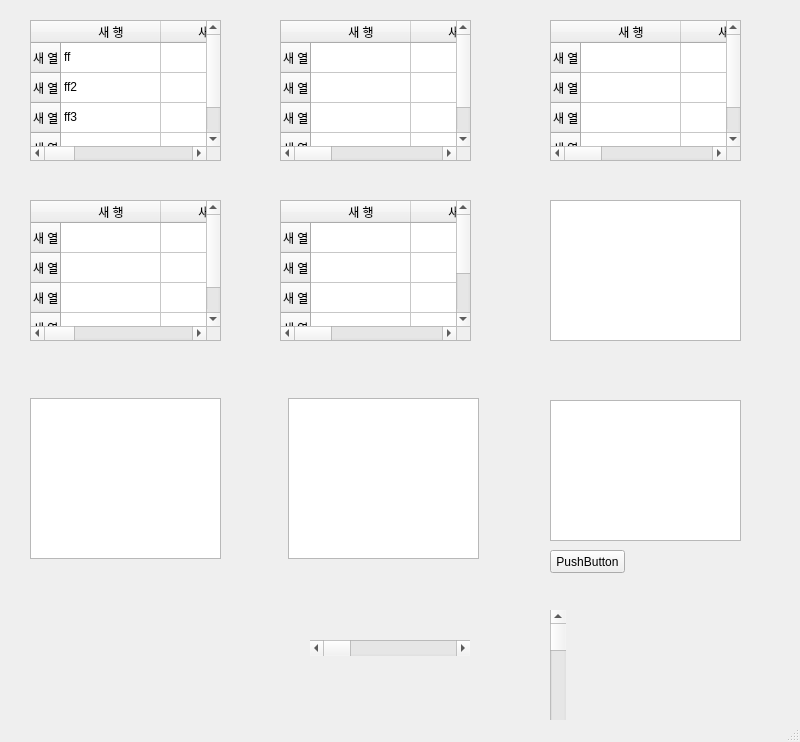
<?xml version="1.0" encoding="UTF-8"?>
<ui version="4.0">
 <class>MainWindow</class>
 <widget class="QMainWindow" name="MainWindow">
  <property name="geometry">
   <rect>
    <x>0</x>
    <y>0</y>
    <width>800</width>
    <height>742</height>
   </rect>
  </property>
  <property name="windowTitle">
   <string>MainWindow</string>
  </property>
  <widget class="QWidget" name="centralwidget">
   <widget class="QTreeView" name="tree_6">
    <property name="geometry">
     <rect>
      <x>550</x>
      <y>200</y>
      <width>191</width>
      <height>141</height>
     </rect>
    </property>
   </widget>
   <widget class="QTreeView" name="tree_7">
    <property name="geometry">
     <rect>
      <x>30</x>
      <y>398</y>
      <width>191</width>
      <height>161</height>
     </rect>
    </property>
   </widget>
   <widget class="QTreeView" name="tree_8">
    <property name="geometry">
     <rect>
      <x>288</x>
      <y>398</y>
      <width>191</width>
      <height>161</height>
     </rect>
    </property>
   </widget>
   <widget class="QTreeView" name="tree_9">
    <property name="geometry">
     <rect>
      <x>550</x>
      <y>400</y>
      <width>191</width>
      <height>141</height>
     </rect>
    </property>
   </widget>
   <widget class="QPushButton" name="btn_9">
    <property name="geometry">
     <rect>
      <x>550</x>
      <y>550</y>
      <width>75</width>
      <height>23</height>
     </rect>
    </property>
    <property name="text">
     <string>PushButton</string>
    </property>
   </widget>
   <widget class="QTableWidget" name="table_1">
    <property name="geometry">
     <rect>
      <x>30</x>
      <y>20</y>
      <width>191</width>
      <height>141</height>
     </rect>
    </property>
    <property name="editTriggers">
     <set>QAbstractItemView::NoEditTriggers</set>
    </property>
    <property name="dragEnabled">
     <bool>true</bool>
    </property>
    <row>
     <property name="text">
      <string>새 열</string>
     </property>
    </row>
    <row>
     <property name="text">
      <string>새 열</string>
     </property>
    </row>
    <row>
     <property name="text">
      <string>새 열</string>
     </property>
    </row>
    <row>
     <property name="text">
      <string>새 열</string>
     </property>
    </row>
    <column>
     <property name="text">
      <string>새 행</string>
     </property>
    </column>
    <column>
     <property name="text">
      <string>새 행</string>
     </property>
    </column>
    <column>
     <property name="text">
      <string>새 행</string>
     </property>
    </column>
    <column>
     <property name="text">
      <string>새 행</string>
     </property>
    </column>
    <column>
     <property name="text">
      <string>새 행</string>
     </property>
    </column>
    <item row="0" column="0">
     <property name="text">
      <string>ff</string>
     </property>
    </item>
    <item row="0" column="2">
     <property name="text">
      <string/>
     </property>
     <property name="flags">
      <set>ItemIsSelectable|ItemIsEditable|ItemIsDragEnabled|ItemIsUserCheckable|ItemIsEnabled</set>
     </property>
    </item>
    <item row="1" column="0">
     <property name="text">
      <string>ff2</string>
     </property>
    </item>
    <item row="1" column="1">
     <property name="text">
      <string/>
     </property>
    </item>
    <item row="1" column="2">
     <property name="text">
      <string/>
     </property>
     <property name="flags">
      <set>ItemIsSelectable|ItemIsEditable|ItemIsDragEnabled|ItemIsUserCheckable|ItemIsEnabled</set>
     </property>
    </item>
    <item row="2" column="0">
     <property name="text">
      <string>ff3</string>
     </property>
     <property name="flags">
      <set>ItemIsSelectable|ItemIsEditable|ItemIsDragEnabled|ItemIsUserCheckable|ItemIsEnabled</set>
     </property>
    </item>
   </widget>
   <widget class="QTableWidget" name="table_2">
    <property name="geometry">
     <rect>
      <x>280</x>
      <y>20</y>
      <width>191</width>
      <height>141</height>
     </rect>
    </property>
    <property name="acceptDrops">
     <bool>true</bool>
    </property>
    <property name="dragEnabled">
     <bool>true</bool>
    </property>
    <row>
     <property name="text">
      <string>새 열</string>
     </property>
    </row>
    <row>
     <property name="text">
      <string>새 열</string>
     </property>
    </row>
    <row>
     <property name="text">
      <string>새 열</string>
     </property>
    </row>
    <row>
     <property name="text">
      <string>새 열</string>
     </property>
    </row>
    <column>
     <property name="text">
      <string>새 행</string>
     </property>
    </column>
    <column>
     <property name="text">
      <string>새 행</string>
     </property>
    </column>
    <column>
     <property name="text">
      <string>새 행</string>
     </property>
    </column>
    <column>
     <property name="text">
      <string>새 행</string>
     </property>
    </column>
   </widget>
   <widget class="QTableWidget" name="table_3">
    <property name="geometry">
     <rect>
      <x>550</x>
      <y>20</y>
      <width>191</width>
      <height>141</height>
     </rect>
    </property>
    <row>
     <property name="text">
      <string>새 열</string>
     </property>
    </row>
    <row>
     <property name="text">
      <string>새 열</string>
     </property>
    </row>
    <row>
     <property name="text">
      <string>새 열</string>
     </property>
    </row>
    <row>
     <property name="text">
      <string>새 열</string>
     </property>
    </row>
    <column>
     <property name="text">
      <string>새 행</string>
     </property>
    </column>
    <column>
     <property name="text">
      <string>새 행</string>
     </property>
    </column>
    <column>
     <property name="text">
      <string>새 행</string>
     </property>
    </column>
    <column>
     <property name="text">
      <string>새 행</string>
     </property>
    </column>
   </widget>
   <widget class="QTableWidget" name="table_4">
    <property name="geometry">
     <rect>
      <x>30</x>
      <y>200</y>
      <width>191</width>
      <height>141</height>
     </rect>
    </property>
    <row>
     <property name="text">
      <string>새 열</string>
     </property>
    </row>
    <row>
     <property name="text">
      <string>새 열</string>
     </property>
    </row>
    <row>
     <property name="text">
      <string>새 열</string>
     </property>
    </row>
    <row>
     <property name="text">
      <string>새 열</string>
     </property>
    </row>
    <column>
     <property name="text">
      <string>새 행</string>
     </property>
    </column>
    <column>
     <property name="text">
      <string>새 행</string>
     </property>
    </column>
    <column>
     <property name="text">
      <string>새 행</string>
     </property>
    </column>
    <column>
     <property name="text">
      <string>새 행</string>
     </property>
    </column>
    <column>
     <property name="text">
      <string>새 행</string>
     </property>
    </column>
   </widget>
   <widget class="QTableWidget" name="table_5">
    <property name="geometry">
     <rect>
      <x>280</x>
      <y>200</y>
      <width>191</width>
      <height>141</height>
     </rect>
    </property>
    <row>
     <property name="text">
      <string>새 열</string>
     </property>
    </row>
    <row>
     <property name="text">
      <string>새 열</string>
     </property>
    </row>
    <row>
     <property name="text">
      <string>새 열</string>
     </property>
    </row>
    <row>
     <property name="text">
      <string>새 열</string>
     </property>
    </row>
    <row>
     <property name="text">
      <string>새 열</string>
     </property>
    </row>
    <column>
     <property name="text">
      <string>새 행</string>
     </property>
    </column>
    <column>
     <property name="text">
      <string>새 행</string>
     </property>
    </column>
    <column>
     <property name="text">
      <string>새 행</string>
     </property>
    </column>
    <column>
     <property name="text">
      <string>새 행</string>
     </property>
    </column>
   </widget>
   <widget class="QScrollBar" name="horizontalScrollBar">
    <property name="geometry">
     <rect>
      <x>310</x>
      <y>640</y>
      <width>160</width>
      <height>16</height>
     </rect>
    </property>
    <property name="orientation">
     <enum>Qt::Horizontal</enum>
    </property>
   </widget>
   <widget class="QScrollBar" name="verticalScrollBar">
    <property name="geometry">
     <rect>
      <x>550</x>
      <y>610</y>
      <width>16</width>
      <height>160</height>
     </rect>
    </property>
    <property name="orientation">
     <enum>Qt::Vertical</enum>
    </property>
   </widget>
  </widget>
  <widget class="QMenuBar" name="menubar">
   <property name="geometry">
    <rect>
     <x>0</x>
     <y>0</y>
     <width>800</width>
     <height>21</height>
    </rect>
   </property>
  </widget>
  <widget class="QStatusBar" name="statusbar"/>
 </widget>
 <resources/>
 <connections/>
</ui>
